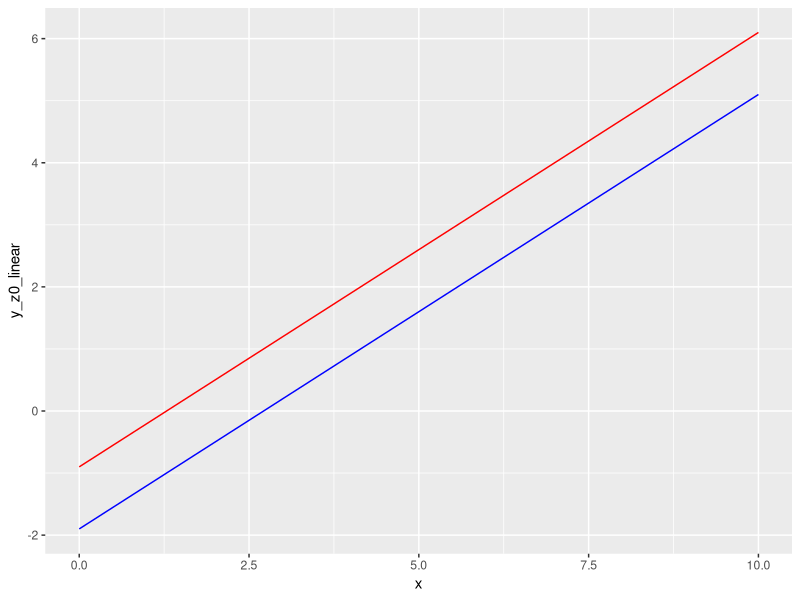
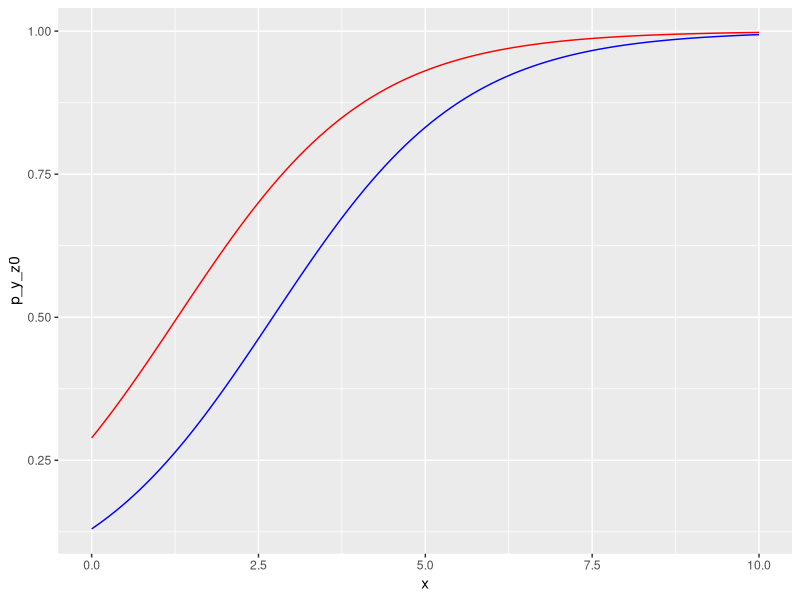

The R script that drew these images, in order:
## ---- chunk 1
library(tidyverse)
## ---- chunk 2
d <-
  tibble(
    x = seq(from = 0, to = 10, by = 0.1),
    z = 1,
    y_z0_linear = -1.9 + 0.7 * x + 0*z,
    y_z1_linear = -1.9 + 0.7 * x + 1*z,
    p_y_z0 = plogis(y_z0_linear),
    p_y_z1 = plogis(y_z1_linear)
  )
## ---- chunk 3
d %>% 
  ggplot() +
  aes(x = x) +
  geom_line(aes(y = y_z0_linear), color = "blue") +
  geom_line(aes(y = y_z1_linear), color = "red") 
## ---- chunk 4
d %>% 
  ggplot() +
  aes(x = x) +
  geom_line(aes(y = p_y_z0), color = "blue") +
  geom_line(aes(y = p_y_z1), color = "red") 
